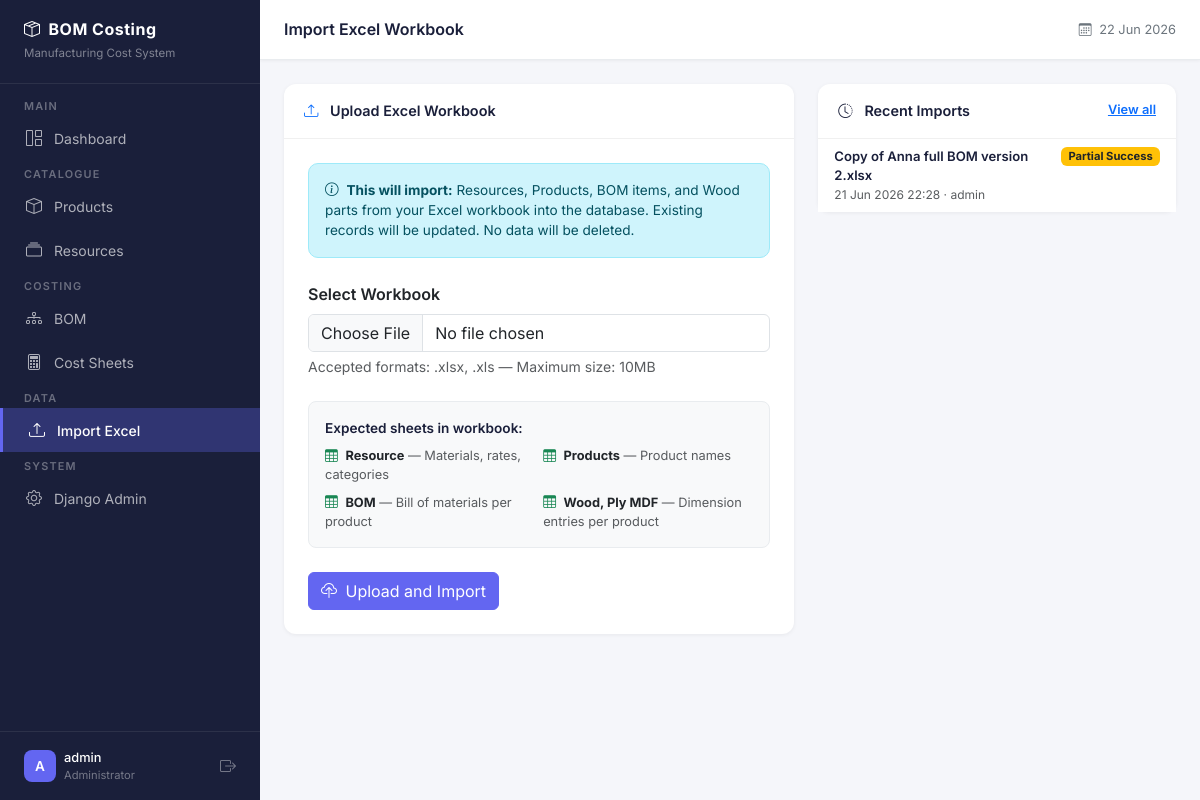
Screenshot of /imports/ (signed in) with the database file from the repository.
### apps/imports/models.py (models this page shows, shortened)
class ImportLog(models.Model):
    STATUS_CHOICES = [
        ('pending', 'Pending'),
        ('success', 'Success'),
        ('partial', 'Partial Success'),
        ('failed', 'Failed'),
    ]
    uploaded_by = models.ForeignKey(
        User,
        on_delete=models.SET_NULL,
        null=True,
        help_text="Which user uploaded this file."
    )
    file_name = models.CharField(
        max_length=255,
        help_text="Original name of the uploaded Excel file."
    )
    file_path = models.FileField(
        upload_to='imports/',
        help_text="Stored copy of the uploaded file."
    )
    status = models.CharField(
        max_length=20,
        choices=STATUS_CHOICES,
        default='pending'
    )
    products_imported = models.IntegerField(default=0)
    resources_imported = models.IntegerField(default=0)
    bom_rows_imported = models.IntegerField(default=0)
    wood_parts_imported = models.IntegerField(default=0)
    error_log = models.TextField(
        blank=True,
        help_text="Any validation errors or warnings during import."
    )
    created_at = models.DateTimeField(auto_now_add=True)
    class Meta:
        ordering = ['-created_at']
        verbose_name = "Import Log"
        verbose_name_plural = "Import Logs"

### apps/imports/views.py (the view, shortened to what this page needs)
# urls.py: path('',              views.upload,         name='upload'),
@login_required
def upload(request):
    recent_logs = ImportLog.objects.order_by('-created_at')[:10]
    context = {
        'page_title': 'Import Excel Workbook',
        'recent_logs': recent_logs,
        'sheets_info': [
            ('Resource',      'Materials, rates, categories'),
            ('Products',      'Product names'),
            ('BOM',           'Bill of materials per product'),
            ('Wood, Ply MDF', 'Dimension entries per product'),
        ],
    }
    return render(request, 'imports/upload.html', context)

### templates/imports/upload.html (shortened to what this page needs)
{% extends "base.html" %}
{% block content %}
<div class="row">
    <div class="col-12 col-lg-7 mb-4">
        <div class="content-card">
            <div class="card-header">
                <i class="bi bi-upload me-2 text-primary"></i>
                Upload Excel Workbook
            </div>
            <div class="card-body p-4">
                <div class="alert alert-info mb-4" style="font-size:0.85rem;">
                    <i class="bi bi-info-circle me-1"></i>
                    <strong>This will import:</strong>
                    Resources, Products, BOM items, and Wood parts
                    from your Excel workbook into the database.
                    Existing records will be updated. No data will be deleted.
                </div>
                <form method="post" enctype="multipart/form-data">
                    <div class="mb-4">
                        <label class="form-label fw-semibold">
                            Select Workbook
                        </label>
                        <input type="file"
                               name="workbook"
                               class="form-control"
                               accept=".xlsx,.xls"
                               required>
                        <div class="form-text">
                            Accepted formats: .xlsx, .xls — Maximum size: 10MB
                        </div>
                    </div>
                    <div class="mb-4 p-3"
                         style="background:#f8f9fa; border-radius:8px;
                                border:1px solid #e9ecef;">
                        <div class="fw-semibold mb-2"
                             style="font-size:0.85rem; color:#1a1f3a;">
                            Expected sheets in workbook:
                        </div>
                        <div class="row g-2">
                            {% for sheet, desc in sheets_info %}
                            <div class="col-6">
                                <div style="font-size:0.8rem;">
                                    <i class="bi bi-table me-1 text-success"></i>
                                    <strong>{{ sheet }}</strong>
                                    <span class="text-muted">— {{ desc }}</span>
                                </div>
                            </div>
                            {% endfor %}
                        </div>
                    </div>
                    <button type="submit" class="btn btn-primary">
                        <i class="bi bi-cloud-upload me-1"></i>
                        Upload and Import
                    </button>
                </form>
            </div>
        </div>
    </div>
    <div class="col-12 col-lg-5 mb-4">
        <div class="content-card">
            <div class="card-header d-flex justify-content-between">
                <span>
                    <i class="bi bi-clock-history me-2"></i>
                    Recent Imports
                </span>
                <a href="{% url 'imports:history' %}"
                   style="font-size:0.8rem;">View all</a>
            </div>
            {% if recent_logs %}
            <div class="list-group list-group-flush">
                {% for log in recent_logs %}
                <a href="{% url 'imports:result' pk=log.pk %}"
                   class="list-group-item list-group-item-action"
                   style="font-size:0.82rem; border-color:#f0f0f0;">
                    <div class="d-flex justify-content-between align-items-start">
                        <div>
                            <div class="fw-semibold" style="color:#1a1f3a;">
                                {{ log.file_name }}
                            </div>
                            <div class="text-muted" style="font-size:0.75rem;">
                                {{ log.created_at|date:"d M Y H:i" }}
                                · {{ log.uploaded_by.username }}
                            </div>
                        </div>
                        <span class="badge ms-2
                            {% if log.status == 'success' %}bg-success
                            {% elif log.status == 'partial' %}bg-warning text-dark
                            {% elif log.status == 'failed' %}bg-danger
                            {% else %}bg-secondary{% endif %}"
                            style="font-size:0.7rem;">
                            {{ log.get_status_display }}
                        </span>
                    </div>
                </a>
                {% endfor %}
            </div>
            {% endif %}
        </div>
    </div>
</div>
{% endblock %}

### templates/base.html (shortened to what this page needs)
<!DOCTYPE html>
<html lang="en">
<head>
    <link href="https://cdn.jsdelivr.net/npm/bootstrap@5.3.2/dist/css/bootstrap.min.css" rel="stylesheet">
    <link href="https://cdn.jsdelivr.net/npm/bootstrap-icons@1.11.3/font/bootstrap-icons.min.css" rel="stylesheet">
</head>
<body>
{% if user.is_authenticated %}
    <nav id="sidebar">
        <div class="sidebar-brand">
            <h5><i class="bi bi-box-seam me-2"></i>BOM Costing</h5>
            <small>Manufacturing Cost System</small>
        </div>
        <ul class="nav flex-column mt-2">
            <li><span class="nav-label">Main</span></li>
            <li class="nav-item">
                <a href="{% url 'core:dashboard' %}"
                   class="nav-link {% if request.resolver_match.url_name == 'dashboard' %}active{% endif %}">
                    <i class="bi bi-grid-1x2"></i> Dashboard
                </a>
            </li>
            <li><span class="nav-label">Catalogue</span></li>
            <li class="nav-item">
                <a href="{% url 'products:list' %}"
                   class="nav-link {% if 'products' in request.resolver_match.namespace %}active{% endif %}">
                    <i class="bi bi-box"></i> Products
                </a>
            </li>
            <li class="nav-item">
                <a href="{% url 'resources:list' %}"
                   class="nav-link {% if 'resources' in request.resolver_match.namespace %}active{% endif %}">
                    <i class="bi bi-collection"></i> Resources
                </a>
            </li>
            <li><span class="nav-label">Costing</span></li>
            <li class="nav-item">
                <a href="{% url 'products:list' %}"
                   class="nav-link {% if 'bom' in request.resolver_match.namespace %}active{% endif %}">
                    <i class="bi bi-diagram-3"></i> BOM
                </a>
            </li>
            <li class="nav-item">
                <a href="{% url 'costing:list' %}"
                   class="nav-link {% if 'costing' in request.resolver_match.namespace %}active{% endif %}">
                    <i class="bi bi-calculator"></i> Cost Sheets
                </a>
            </li>
            <li><span class="nav-label">Data</span></li>
            <li class="nav-item">
                <a href="{% url 'imports:upload' %}"
                   class="nav-link {% if 'imports' in request.resolver_match.namespace %}active{% endif %}">
                    <i class="bi bi-upload"></i> Import Excel
                </a>
            </li>
            <li><span class="nav-label">System</span></li>
            {% if user.is_staff %}
            <li class="nav-item">
                <a href="/admin/" class="nav-link" target="_blank">
                    <i class="bi bi-gear"></i> Django Admin
                </a>
            </li>
            {% endif %}
        </ul>
        <div style="position:absolute; bottom:0; left:0; right:0;
                    padding:16px 24px; border-top:1px solid rgba(255,255,255,0.08);">
            <div class="d-flex align-items-center gap-2">
                <div style="width:32px;height:32px;background:#6366f1;border-radius:8px;
                            display:flex;align-items:center;justify-content:center;
                            color:#fff;font-weight:600;font-size:0.85rem;">
                    {{ user.username|first|upper }}
                </div>
                <div style="flex:1; min-width:0;">
                    <div style="color:#fff;font-size:0.8rem;font-weight:500;
                                white-space:nowrap;overflow:hidden;text-overflow:ellipsis;">
                        {{ user.username }}
                    </div>
                    <div style="color:rgba(255,255,255,0.4);font-size:0.7rem;">
                        {% if user.is_staff %}Administrator{% else %}User{% endif %}
                    </div>
                </div>
                <a href="{% url 'accounts:logout' %}"
                   style="color:rgba(255,255,255,0.4);" title="Logout">
                    <i class="bi bi-box-arrow-right"></i>
                </a>
            </div>
        </div>
    </nav>
    <div id="main-content">
        <div id="topnav">
            <h6 class="page-title">
                {% block page_title %}{{ page_title|default:"Dashboard" }}{% endblock %}
            </h6>
            <div class="d-flex align-items-center gap-3">
                <span style="font-size:0.8rem;color:#6c757d;">
                    <i class="bi bi-calendar3 me-1"></i>
                    {% now "d M Y" %}
                </span>
            </div>
        </div>
        <div class="content-area">
            {% block content %}{% endblock %}
        </div>
    </div>
{% else %}
    {% block unauthenticated_content %}{% endblock %}
{% endif %}
</body>
</html>

### templates/base.html (style rules this page uses)
* { font-family: 'Inter', sans-serif; }
body { background-color: #f5f6fa; }
#sidebar { width: 260px; min-height: 100vh; background: #1a1f3a; position: fixed; top: 0; left: 0; z-index: 1000; transition: all 0.3s; overflow-y: auto; }
#sidebar .sidebar-brand { padding: 20px 24px; border-bottom: 1px solid rgba(255,255,255,0.08); }
#sidebar .sidebar-brand h5 { color: #fff; font-weight: 700; font-size: 1rem; margin: 0; letter-spacing: 0.5px; }
#sidebar .sidebar-brand small { color: rgba(255,255,255,0.45); font-size: 0.72rem; }
#sidebar .nav-label { color: rgba(255,255,255,0.35); font-size: 0.68rem; font-weight: 600; letter-spacing: 1.2px; text-transform: uppercase; padding: 16px 24px 6px; }
#sidebar .nav-link { color: rgba(255,255,255,0.65); padding: 10px 24px; font-size: 0.875rem; font-weight: 400; border-radius: 0; display: flex; align-items: center; gap: 10px; transition: all 0.2s; }
#sidebar .nav-link.active { color: #fff; background: rgba(99, 102, 241, 0.3); border-left: 3px solid #6366f1; font-weight: 500; }
#sidebar .nav-link i { font-size: 1rem; width: 20px; text-align: center; }
#main-content { margin-left: 260px; min-height: 100vh; transition: all 0.3s; }
#topnav { background: #fff; border-bottom: 1px solid #e9ecef; padding: 0 24px; height: 60px; display: flex; align-items: center; justify-content: space-between; position: sticky; top: 0; z-index: 999; box-shadow: 0 1px 3px rgba(0,0,0,0.05); }
#topnav .page-title { font-size: 1rem; font-weight: 600; color: #1a1f3a; margin: 0; }
.content-area { padding: 24px; }
.content-card { background: #fff; border-radius: 12px; border: none; box-shadow: 0 1px 4px rgba(0,0,0,0.06); }
.content-card .card-header { background: none; border-bottom: 1px solid #f0f0f0; padding: 16px 20px; font-weight: 600; font-size: 0.9rem; color: #1a1f3a; }
.btn-primary { background: #6366f1; border-color: #6366f1; }
.alert { border-radius: 10px; font-size: 0.875rem; }

### rows the page displays
ImportLog: file_name "Copy of Anna full BOM version 2.xlsx", created_at "21 Jun 2026 22:28", uploaded_by.username "admin", status "Partial Success"

### other values shown
{{ user.username|first|upper }} "A"
{{ user.username }} "admin"
{{ page_title|default:"Dashboard" }} "Import Excel Workbook"
{{ sheet }} "Resource" "Products" "BOM" "Wood, Ply MDF"
{{ desc }} "Materials, rates, categories" "Product names" "Bill of materials per product" "Dimension entries per product"
